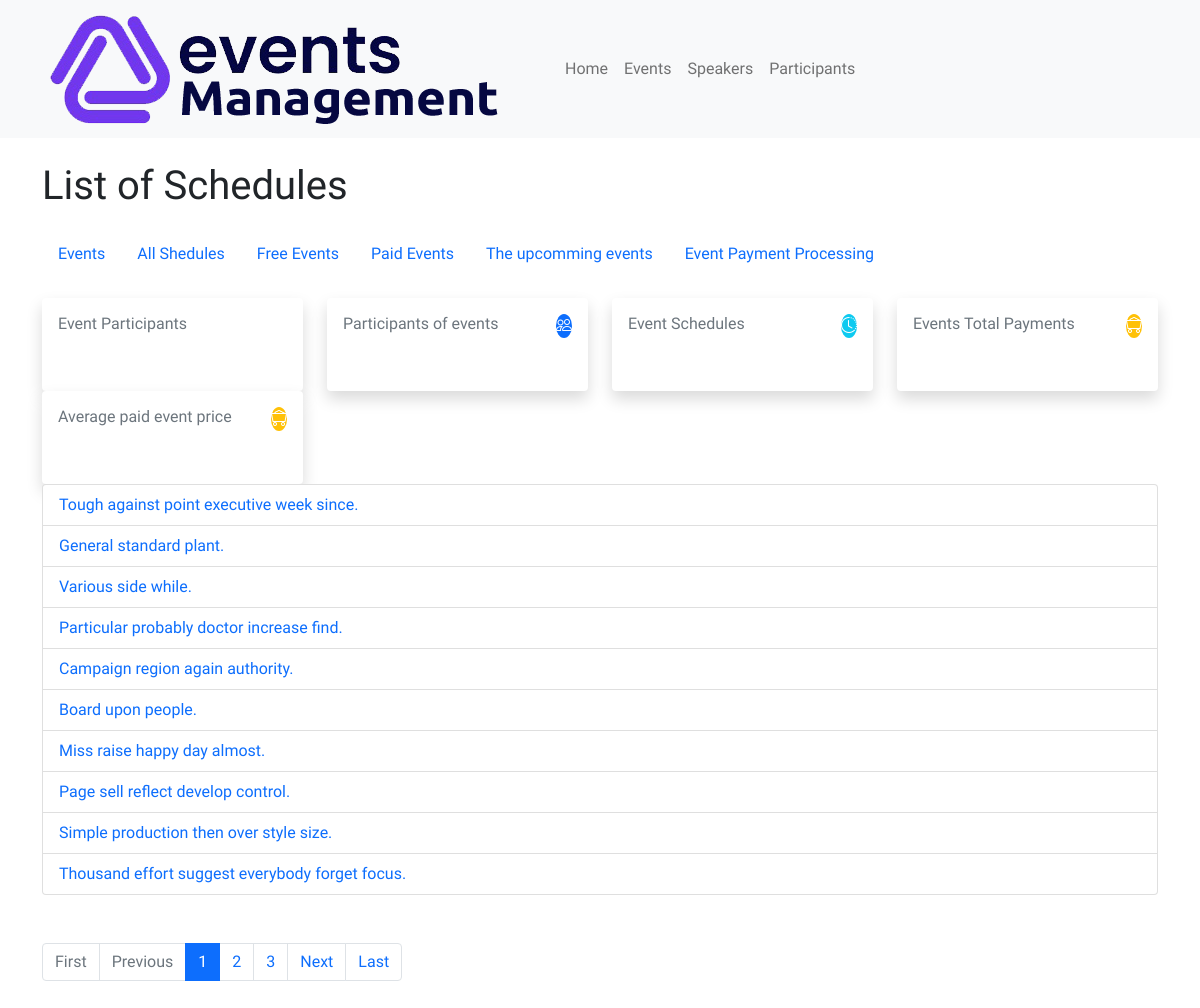
The app's page /schedules/ with its own data.
### events/models.py (models this page shows, shortened)
class Schedule(models.Model):
    start_time = models.TimeField()
    end_time = models.TimeField()
    topic = models.CharField(max_length=255)
    event = models.ForeignKey(Event, on_delete=models.CASCADE)
    speaker = models.ForeignKey(Speaker, on_delete=models.SET_NULL, null=True, blank=True)

### events/views.py (the view)
# urls.py: path('schedules/', views.list_of_schedule, name='list-of-schedule'),
def list_of_schedule(request):
    schedules = Schedule.objects.all()
    paginator = Paginator(schedules, 10)
    page_number = request.GET.get('page')
    page_obj = paginator.get_page(page_number)
    return render(request, 'schedules/list.html', {'page_obj': page_obj})

### events/utils.py (called while the page is built)
def add_commas(number):
    return '{:,.2f}'.format(number)

### templates/schedules/list.html
{% extends "base_generic.html" %} {% block content %}
<h1 class="text-dark">List of Schedules</h1>
{% include 'partials/sub-header.html' %}
{% include 'partials/metrics.html' %}
<ul class="list-group">
  {% for schedule in page_obj %}
  <li class="list-group-item">
    <a href="{% url 'schedule-detail' topic=schedule.topic %}">{{ schedule.topic }}</a>
  </li>
  {% empty %}
  <div>{% include 'includes/data-not-found.html' %}</div>
  {% endfor %}
</ul>
<nav class="my-5">
  <ul class="pagination">
    {% if page_obj.has_previous %}
      <li class="page-item"><a class="page-link" href="?page=1">First</a></li>
      <li class="page-item"><a class="page-link" href="?page={{ page_obj.previous_page_number }}">Previous</a></li>
    {% else %}
      <li class="page-item disabled"><a class="page-link" href="#">First</a></li>
      <li class="page-item disabled"><a class="page-link" href="#">Previous</a></li>
    {% endif %}
    {% for num in page_obj.paginator.page_range %}
      {% if num > page_obj.number|add:'-3' and num < page_obj.number|add:'3' %}
        {% if num == page_obj.number %}
          <li class="page-item active"><a class="page-link" href="?page={{ num }}">{{ num }}</a></li>
        {% else %}
          <li class="page-item"><a class="page-link" href="?page={{ num }}">{{ num }}</a></li>
        {% endif %}
      {% endif %}
    {% endfor %}
    {% if page_obj.has_next %}
      <li class="page-item"><a class="page-link" href="?page={{ page_obj.next_page_number }}">Next</a></li>
      <li class="page-item"><a class="page-link" href="?page={{ page_obj.paginator.num_pages }}">Last</a></li>
    {% else %}
      <li class="page-item disabled"><a class="page-link" href="#">Next</a></li>
      <li class="page-item disabled"><a class="page-link" href="#">Last</a></li>
    {% endif %}
  </ul>
</nav>
{% endblock %}

### static/assets/css/custom.css (style rules this page uses)
* { box-sizing: border-box; }
ul > li { list-style: none !important; list-style-type: none !important; }
body { background-color: #fff; min-height: 100vh; font-family: "Fira Sans", sans-serif; }

### static/assets/css/cards.css (style rules this page uses)
body { font-family: "Andika New Basic", sans-serif; font-size: 16px; color: #ffffff; text-rendering: optimizeLegibility; font-weight: initial; }
a, a:hover { text-decoration: none; transition: color 0.3s ease-in-out; }

### records on screen
Schedule: topic "Tough against point executive week since."
Schedule: topic "General standard plant."
Schedule: topic "Various side while."
Schedule: topic "Particular probably doctor increase find."
Schedule: topic "Campaign region again authority."
Schedule: topic "Board upon people."
Schedule: topic "Miss raise happy day almost."
Schedule: topic "Page sell reflect develop control."
Schedule: topic "Simple production then over style size."
Schedule: topic "Thousand effort suggest everybody forget focus."

### other values on screen
{{ num }} "1"
{{ num }} "2" "3"
